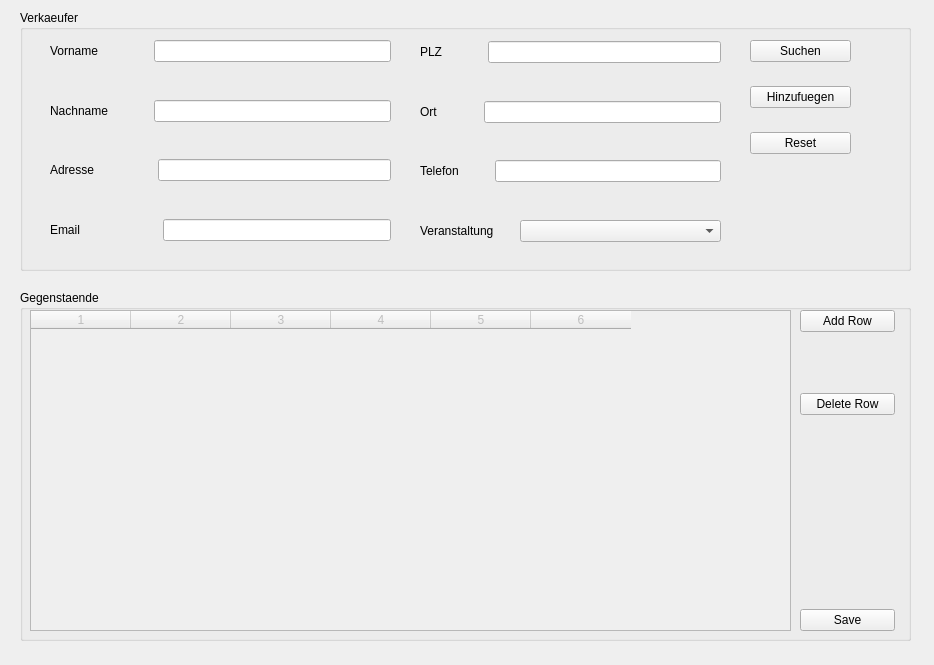
<?xml version="1.0" encoding="UTF-8"?>
<ui version="4.0">
 <class>SellerRegistrationWidget</class>
 <widget class="QWidget" name="SellerRegistrationWidget">
  <property name="geometry">
   <rect>
    <x>0</x>
    <y>0</y>
    <width>934</width>
    <height>665</height>
   </rect>
  </property>
  <property name="windowTitle">
   <string>Form</string>
  </property>
  <widget class="QGroupBox" name="sellergroupbox">
   <property name="geometry">
    <rect>
     <x>20</x>
     <y>10</y>
     <width>891</width>
     <height>261</height>
    </rect>
   </property>
   <property name="title">
    <string>Verkaeufer</string>
   </property>
   <widget class="QWidget" name="layoutWidget">
    <property name="geometry">
     <rect>
      <x>30</x>
      <y>30</y>
      <width>341</width>
      <height>201</height>
     </rect>
    </property>
    <layout class="QVBoxLayout" name="verticalLayout">
     <item>
      <layout class="QHBoxLayout" name="horizontalLayout_4">
       <item>
        <widget class="QLabel" name="namelbl">
         <property name="text">
          <string>Vorname</string>
         </property>
        </widget>
       </item>
       <item>
        <spacer name="horizontalSpacer">
         <property name="orientation">
          <enum>Qt::Horizontal</enum>
         </property>
         <property name="sizeHint" stdset="0">
          <size>
           <width>50</width>
           <height>20</height>
          </size>
         </property>
        </spacer>
       </item>
       <item>
        <widget class="QLineEdit" name="nameedit">
         <property name="sizePolicy">
          <sizepolicy hsizetype="Expanding" vsizetype="Fixed">
           <horstretch>2</horstretch>
           <verstretch>0</verstretch>
          </sizepolicy>
         </property>
         <property name="minimumSize">
          <size>
           <width>223</width>
           <height>0</height>
          </size>
         </property>
        </widget>
       </item>
      </layout>
     </item>
     <item>
      <spacer name="verticalSpacer_3">
       <property name="orientation">
        <enum>Qt::Vertical</enum>
       </property>
       <property name="sizeHint" stdset="0">
        <size>
         <width>20</width>
         <height>28</height>
        </size>
       </property>
      </spacer>
     </item>
     <item>
      <layout class="QHBoxLayout" name="horizontalLayout_3">
       <item>
        <widget class="QLabel" name="surnamelbl">
         <property name="text">
          <string>Nachname</string>
         </property>
        </widget>
       </item>
       <item>
        <spacer name="horizontalSpacer_4">
         <property name="orientation">
          <enum>Qt::Horizontal</enum>
         </property>
         <property name="sizeHint" stdset="0">
          <size>
           <width>40</width>
           <height>20</height>
          </size>
         </property>
        </spacer>
       </item>
       <item>
        <widget class="QLineEdit" name="surnameedit">
         <property name="sizePolicy">
          <sizepolicy hsizetype="Expanding" vsizetype="Fixed">
           <horstretch>2</horstretch>
           <verstretch>0</verstretch>
          </sizepolicy>
         </property>
         <property name="minimumSize">
          <size>
           <width>222</width>
           <height>0</height>
          </size>
         </property>
        </widget>
       </item>
      </layout>
     </item>
     <item>
      <spacer name="verticalSpacer_2">
       <property name="orientation">
        <enum>Qt::Vertical</enum>
       </property>
       <property name="sizeHint" stdset="0">
        <size>
         <width>20</width>
         <height>28</height>
        </size>
       </property>
      </spacer>
     </item>
     <item>
      <layout class="QHBoxLayout" name="horizontalLayout_2">
       <item>
        <widget class="QLabel" name="addresslbl">
         <property name="text">
          <string>Adresse</string>
         </property>
        </widget>
       </item>
       <item>
        <spacer name="horizontalSpacer_2">
         <property name="orientation">
          <enum>Qt::Horizontal</enum>
         </property>
         <property name="sizeHint" stdset="0">
          <size>
           <width>58</width>
           <height>20</height>
          </size>
         </property>
        </spacer>
       </item>
       <item>
        <widget class="QLineEdit" name="addressedit">
         <property name="sizePolicy">
          <sizepolicy hsizetype="Expanding" vsizetype="Fixed">
           <horstretch>2</horstretch>
           <verstretch>0</verstretch>
          </sizepolicy>
         </property>
         <property name="minimumSize">
          <size>
           <width>223</width>
           <height>0</height>
          </size>
         </property>
        </widget>
       </item>
      </layout>
     </item>
     <item>
      <spacer name="verticalSpacer">
       <property name="orientation">
        <enum>Qt::Vertical</enum>
       </property>
       <property name="sizeHint" stdset="0">
        <size>
         <width>20</width>
         <height>28</height>
        </size>
       </property>
      </spacer>
     </item>
     <item>
      <layout class="QHBoxLayout" name="horizontalLayout">
       <property name="spacing">
        <number>5</number>
       </property>
       <property name="sizeConstraint">
        <enum>QLayout::SetDefaultConstraint</enum>
       </property>
       <item>
        <widget class="QLabel" name="emaillbl">
         <property name="text">
          <string>Email</string>
         </property>
        </widget>
       </item>
       <item>
        <spacer name="horizontalSpacer_3">
         <property name="orientation">
          <enum>Qt::Horizontal</enum>
         </property>
         <property name="sizeHint" stdset="0">
          <size>
           <width>78</width>
           <height>20</height>
          </size>
         </property>
        </spacer>
       </item>
       <item>
        <widget class="QLineEdit" name="emailedit">
         <property name="sizePolicy">
          <sizepolicy hsizetype="Expanding" vsizetype="Fixed">
           <horstretch>2</horstretch>
           <verstretch>0</verstretch>
          </sizepolicy>
         </property>
         <property name="minimumSize">
          <size>
           <width>223</width>
           <height>0</height>
          </size>
         </property>
        </widget>
       </item>
      </layout>
     </item>
    </layout>
   </widget>
   <widget class="QWidget" name="layoutWidget">
    <property name="geometry">
     <rect>
      <x>730</x>
      <y>30</y>
      <width>101</width>
      <height>114</height>
     </rect>
    </property>
    <layout class="QVBoxLayout" name="verticalLayout_3">
     <item>
      <widget class="QPushButton" name="sellersearchbtn">
       <property name="text">
        <string>Suchen</string>
       </property>
      </widget>
     </item>
     <item>
      <spacer name="verticalSpacer_6">
       <property name="orientation">
        <enum>Qt::Vertical</enum>
       </property>
       <property name="sizeHint" stdset="0">
        <size>
         <width>20</width>
         <height>18</height>
        </size>
       </property>
      </spacer>
     </item>
     <item>
      <widget class="QPushButton" name="selleraddbtn">
       <property name="text">
        <string>Hinzufuegen</string>
       </property>
      </widget>
     </item>
     <item>
      <spacer name="verticalSpacer_7">
       <property name="orientation">
        <enum>Qt::Vertical</enum>
       </property>
       <property name="sizeHint" stdset="0">
        <size>
         <width>20</width>
         <height>18</height>
        </size>
       </property>
      </spacer>
     </item>
     <item>
      <widget class="QPushButton" name="sellerresetbtn">
       <property name="text">
        <string>Reset</string>
       </property>
      </widget>
     </item>
    </layout>
   </widget>
   <widget class="QWidget" name="layoutWidget">
    <property name="geometry">
     <rect>
      <x>400</x>
      <y>31</y>
      <width>301</width>
      <height>201</height>
     </rect>
    </property>
    <layout class="QVBoxLayout" name="verticalLayout_2">
     <item>
      <layout class="QHBoxLayout" name="horizontalLayout_5">
       <item>
        <widget class="QLabel" name="plzlbl">
         <property name="text">
          <string>PLZ</string>
         </property>
        </widget>
       </item>
       <item>
        <spacer name="horizontalSpacer_5">
         <property name="orientation">
          <enum>Qt::Horizontal</enum>
         </property>
         <property name="sizeHint" stdset="0">
          <size>
           <width>40</width>
           <height>20</height>
          </size>
         </property>
        </spacer>
       </item>
       <item>
        <widget class="QLineEdit" name="plzedit">
         <property name="sizePolicy">
          <sizepolicy hsizetype="Expanding" vsizetype="Fixed">
           <horstretch>2</horstretch>
           <verstretch>0</verstretch>
          </sizepolicy>
         </property>
         <property name="minimumSize">
          <size>
           <width>142</width>
           <height>0</height>
          </size>
         </property>
        </widget>
       </item>
      </layout>
     </item>
     <item>
      <spacer name="verticalSpacer_5">
       <property name="orientation">
        <enum>Qt::Vertical</enum>
       </property>
       <property name="sizeHint" stdset="0">
        <size>
         <width>20</width>
         <height>28</height>
        </size>
       </property>
      </spacer>
     </item>
     <item>
      <layout class="QHBoxLayout" name="horizontalLayout_6">
       <item>
        <widget class="QLabel" name="citylbl">
         <property name="text">
          <string>Ort</string>
         </property>
        </widget>
       </item>
       <item>
        <spacer name="horizontalSpacer_6">
         <property name="orientation">
          <enum>Qt::Horizontal</enum>
         </property>
         <property name="sizeHint" stdset="0">
          <size>
           <width>40</width>
           <height>20</height>
          </size>
         </property>
        </spacer>
       </item>
       <item>
        <widget class="QLineEdit" name="cityedit">
         <property name="sizePolicy">
          <sizepolicy hsizetype="Expanding" vsizetype="Fixed">
           <horstretch>2</horstretch>
           <verstretch>0</verstretch>
          </sizepolicy>
         </property>
         <property name="minimumSize">
          <size>
           <width>142</width>
           <height>0</height>
          </size>
         </property>
        </widget>
       </item>
      </layout>
     </item>
     <item>
      <spacer name="verticalSpacer_4">
       <property name="orientation">
        <enum>Qt::Vertical</enum>
       </property>
       <property name="sizeHint" stdset="0">
        <size>
         <width>20</width>
         <height>28</height>
        </size>
       </property>
      </spacer>
     </item>
     <item>
      <layout class="QHBoxLayout" name="horizontalLayout_7">
       <item>
        <widget class="QLabel" name="phonelbl">
         <property name="text">
          <string>Telefon</string>
         </property>
        </widget>
       </item>
       <item>
        <spacer name="horizontalSpacer_7">
         <property name="orientation">
          <enum>Qt::Horizontal</enum>
         </property>
         <property name="sizeHint" stdset="0">
          <size>
           <width>30</width>
           <height>20</height>
          </size>
         </property>
        </spacer>
       </item>
       <item>
        <widget class="QLineEdit" name="phoneedit">
         <property name="sizePolicy">
          <sizepolicy hsizetype="Expanding" vsizetype="Fixed">
           <horstretch>2</horstretch>
           <verstretch>0</verstretch>
          </sizepolicy>
         </property>
         <property name="minimumSize">
          <size>
           <width>225</width>
           <height>0</height>
          </size>
         </property>
        </widget>
       </item>
      </layout>
     </item>
     <item>
      <spacer name="verticalSpacer_8">
       <property name="orientation">
        <enum>Qt::Vertical</enum>
       </property>
       <property name="sizeHint" stdset="0">
        <size>
         <width>20</width>
         <height>28</height>
        </size>
       </property>
      </spacer>
     </item>
     <item>
      <layout class="QHBoxLayout" name="horizontalLayout_8">
       <item>
        <widget class="QLabel" name="eventlbl">
         <property name="text">
          <string>Veranstaltung</string>
         </property>
        </widget>
       </item>
       <item>
        <spacer name="horizontalSpacer_8">
         <property name="orientation">
          <enum>Qt::Horizontal</enum>
         </property>
         <property name="sizeHint" stdset="0">
          <size>
           <width>20</width>
           <height>20</height>
          </size>
         </property>
        </spacer>
       </item>
       <item>
        <widget class="QComboBox" name="eventComboBox">
         <property name="sizePolicy">
          <sizepolicy hsizetype="Expanding" vsizetype="Fixed">
           <horstretch>2</horstretch>
           <verstretch>0</verstretch>
          </sizepolicy>
         </property>
        </widget>
       </item>
      </layout>
     </item>
    </layout>
   </widget>
  </widget>
  <widget class="QGroupBox" name="itemgroupbox">
   <property name="geometry">
    <rect>
     <x>20</x>
     <y>290</y>
     <width>891</width>
     <height>351</height>
    </rect>
   </property>
   <property name="title">
    <string>Gegenstaende</string>
   </property>
   <widget class="QTableWidget" name="tableWidget">
    <property name="enabled">
     <bool>false</bool>
    </property>
    <property name="geometry">
     <rect>
      <x>10</x>
      <y>20</y>
      <width>761</width>
      <height>321</height>
     </rect>
    </property>
    <property name="rowCount">
     <number>0</number>
    </property>
    <property name="columnCount">
     <number>6</number>
    </property>
    <attribute name="verticalHeaderVisible">
     <bool>false</bool>
    </attribute>
    <column/>
    <column/>
    <column/>
    <column/>
    <column/>
    <column/>
   </widget>
   <widget class="QWidget" name="layoutWidget">
    <property name="geometry">
     <rect>
      <x>780</x>
      <y>20</y>
      <width>95</width>
      <height>321</height>
     </rect>
    </property>
    <layout class="QVBoxLayout" name="verticalLayout_4">
     <item>
      <widget class="QPushButton" name="addRowbtn">
       <property name="text">
        <string>Add Row</string>
       </property>
      </widget>
     </item>
     <item>
      <spacer name="verticalSpacer_9">
       <property name="orientation">
        <enum>Qt::Vertical</enum>
       </property>
       <property name="sizeHint" stdset="0">
        <size>
         <width>20</width>
         <height>10</height>
        </size>
       </property>
      </spacer>
     </item>
     <item>
      <widget class="QPushButton" name="delRowbtn">
       <property name="text">
        <string>Delete Row</string>
       </property>
      </widget>
     </item>
     <item>
      <spacer name="verticalSpacer_10">
       <property name="orientation">
        <enum>Qt::Vertical</enum>
       </property>
       <property name="sizeHint" stdset="0">
        <size>
         <width>20</width>
         <height>188</height>
        </size>
       </property>
      </spacer>
     </item>
     <item>
      <widget class="QPushButton" name="savetblbtn">
       <property name="text">
        <string>Save</string>
       </property>
      </widget>
     </item>
    </layout>
   </widget>
  </widget>
 </widget>
 <resources/>
 <connections/>
</ui>
